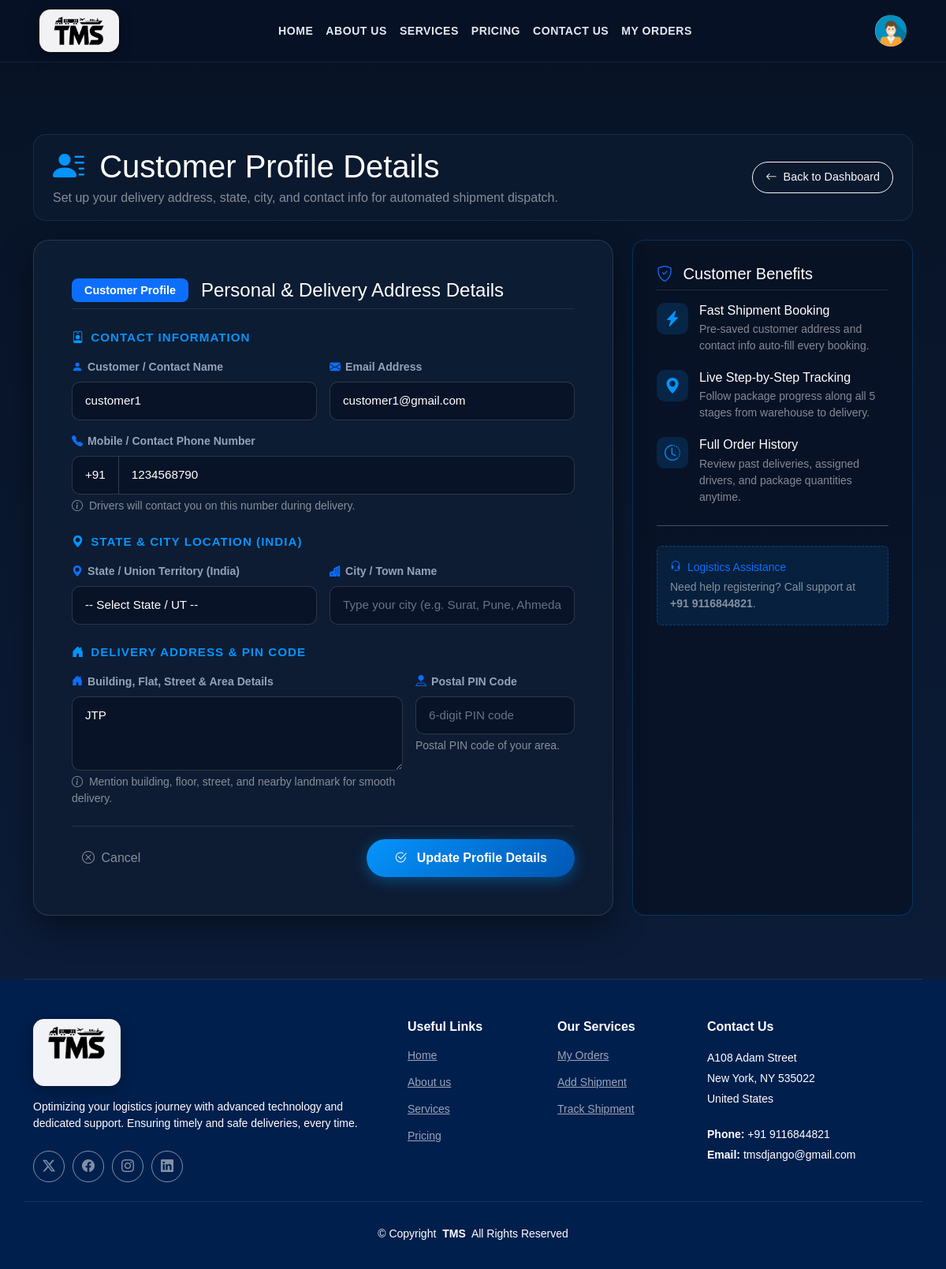
Page /add_customer/ (signed in) on the committed database.
### tms_application/models.py (models this page shows, shortened)
class NewCustomer(models.Model):
    user = models.ForeignKey(User, on_delete=models.CASCADE, null=True, blank=True)
    customer_name = models.CharField(max_length=100)
    address = models.CharField(max_length=255, help_text="Building, flat, street, area, landmark")
    city = models.CharField(max_length=100, blank=True, null=True)
    state = models.CharField(max_length=100, blank=True, null=True)
    pincode = models.CharField(max_length=10, blank=True, null=True)
    phone_number = models.CharField(max_length=15)
    email = models.EmailField()

### tms_application/views.py (the view, shortened to what this page needs)
# urls.py: path('add_customer/', views.add_customer, name='add_customer'),
def add_customer(request):
    if not request.user.is_authenticated:
        messages.info(request, "Please log in to manage your customer profile.")
        return redirect('login')
    existing_customer = NewCustomer.objects.filter(user=request.user).first() or \
                        NewCustomer.objects.filter(customer_name__iexact=request.user.username).first()
    return render(request, 'add_customer.html', {
        'existing_customer': existing_customer,
        'indian_states': INDIAN_STATES,
    })

### tms_application/templates/add_customer.html (shortened to what this page needs)
{% extends 'base.html' %}
{% block content %}
{% load static %}
<main class="main form-page-wrapper">
  <div class="container">
    <div class="mb-4 py-3 px-4" style="background: rgba(14, 29, 52, 0.6); border-radius: 16px; border: 1px solid rgba(255, 255, 255, 0.08);">
      <div class="d-flex flex-column flex-md-row justify-content-between align-items-md-center">
        <div>
          <h1 class="display-6 font-weight-bold mb-1" style="color: #ffffff;">
            <i class="bi bi-person-lines-fill me-2" style="color: #0594fc;"></i> Customer Profile Details
          </h1>
          <p class="text-white-50 mb-0">Set up your delivery address, state, city, and contact info for automated shipment dispatch.</p>
        </div>
        <div class="mt-3 mt-md-0">
          <a href="{% url 'home' %}" class="btn btn-outline-light px-3 py-2" style="border-radius: 20px; font-size: 0.9rem;">
            <i class="bi bi-arrow-left me-1"></i> Back to Dashboard
          </a>
        </div>
      </div>
    </div>
    <div class="row g-4 justify-content-center">
      <div class="col-lg-8">
        <div class="form-glass-card p-4 p-md-5">
          <div class="d-flex align-items-center mb-4 pb-2 border-bottom border-secondary border-opacity-25">
            <span class="badge bg-primary px-3 py-2 me-3" style="border-radius: 8px; font-size: 0.9rem;">Customer Profile</span>
            <h4 class="mb-0 text-white font-weight-bold">Personal & Delivery Address Details</h4>
          </div>
          <form method="POST" novalidate>
            <div class="section-divider-title">
              <i class="bi bi-person-badge"></i> Contact Information
            </div>
            <div class="row g-3">
              <div class="col-md-6">
                <label for="customerName" class="custom-form-label">
                  <i class="bi bi-person-fill text-primary"></i> Customer / Contact Name
                </label>
                <input type="text" class="form-control custom-input" id="customerName" name="customer_name"
                       value="{% if existing_customer %}{{ existing_customer.customer_name }}{% else %}{{ user.username }}{% endif %}"
                       placeholder="e.g. Ramesh Patel" required>
              </div>
              <div class="col-md-6">
                <label for="email" class="custom-form-label">
                  <i class="bi bi-envelope-fill text-primary"></i> Email Address
                </label>
                <input type="email" class="form-control custom-input" id="email" name="email"
                       value="{% if existing_customer %}{{ existing_customer.email }}{% else %}{{ user.email }}{% endif %}"
                       placeholder="name@example.com" required>
              </div>
              <div class="col-md-12">
                <label for="phoneNumber" class="custom-form-label">
                  <i class="bi bi-telephone-fill text-primary"></i> Mobile / Contact Phone Number
                </label>
                <div class="input-group">
                  <span class="input-group-text custom-input text-white-50 border-end-0" style="border-radius: 10px 0 0 10px !important;">+91</span>
                  <input type="tel" class="form-control custom-input" id="phoneNumber" name="phone_number"
                         value="{{ existing_customer.phone_number|default:'' }}"
                         placeholder="10-digit mobile number (e.g. 9876543210)" maxlength="10" required
                         style="border-radius: 0 10px 10px 0 !important;">
                </div>
                <small class="text-white-50 mt-1 d-block"><i class="bi bi-info-circle me-1"></i> Drivers will contact you on this number during delivery.</small>
              </div>
            </div>
            <div class="section-divider-title mt-4">
              <i class="bi bi-geo-alt-fill"></i> State & City Location (India)
            </div>
            <div class="row g-3">
              <div class="col-md-6">
                <label for="state" class="custom-form-label">
                  <i class="bi bi-geo-alt-fill text-primary"></i> State / Union Territory (India)
                </label>
                <select class="form-control custom-input" id="state" name="state" required>
                  <option value="" disabled {% if not existing_customer.state %}selected{% endif %}>-- Select State / UT --</option>
                </select>
              </div>
              <div class="col-md-6">
                <label for="city" class="custom-form-label">
                  <i class="bi bi-buildings-fill text-primary"></i> City / Town Name
                </label>
                <input type="text" class="form-control custom-input" id="city" name="city"
                       value="{{ existing_customer.city|default:'' }}"
                       placeholder="Type your city (e.g. Surat, Pune, Ahmedabad)" required>
              </div>
            </div>
            <div class="section-divider-title mt-4">
              <i class="bi bi-house-door-fill"></i> Delivery Address & PIN Code
            </div>
            <div class="row g-3">
              <div class="col-md-8">
                <label for="address" class="custom-form-label">
                  <i class="bi bi-house-door-fill text-primary"></i> Building, Flat, Street & Area Details
                </label>
                <textarea class="form-control custom-input" id="address" name="address" rows="3"
                          placeholder="Room / Flat / House No., Building Name, Street / Road, Area, Landmark..." required>{{ existing_customer.address|default:'' }}</textarea>
                <small class="text-white-50 mt-1 d-block"><i class="bi bi-info-circle me-1"></i> Mention building, floor, street, and nearby landmark for smooth delivery.</small>
              </div>
              <div class="col-md-4">
                <label for="pincode" class="custom-form-label">
                  <i class="bi bi-pin-map-fill text-primary"></i> Postal PIN Code
                </label>
                <input type="text" class="form-control custom-input" id="pincode" name="pincode"
                       value="{{ existing_customer.pincode|default:'' }}"
                       placeholder="6-digit PIN code" maxlength="6">
                <small class="text-white-50 mt-1 d-block">Postal PIN code of your area.</small>
              </div>
            </div>
            <div class="d-flex flex-column flex-sm-row justify-content-between align-items-center mt-4 pt-3 border-top border-secondary border-opacity-25 gap-3">
              <a href="{% url 'home' %}" class="btn btn-link text-white-50 text-decoration-none order-2 order-sm-1">
                <i class="bi bi-x-circle me-1"></i> Cancel
              </a>
              <button type="submit" class="btn btn-primary-gradient order-1 order-sm-2">
                {% if existing_customer %}
                  <i class="bi bi-check2-circle me-2"></i> Update Profile Details
                {% else %}
                  <i class="bi bi-check2-circle me-2"></i> Save Profile Details
                {% endif %}
              </button>
            </div>
          </form>
        </div>
      </div>
      <div class="col-lg-4">
        <div class="form-sidebar-card">
          <h5 class="text-white font-weight-bold mb-3 pb-2 border-bottom border-secondary border-opacity-25">
            <i class="bi bi-shield-check text-primary me-2"></i> Customer Benefits
          </h5>
          <div class="info-feature-item">
            <div class="info-icon"><i class="bi bi-lightning-charge-fill"></i></div>
            <div>
              <h6 class="text-white mb-1">Fast Shipment Booking</h6>
              <p class="text-white-50 small mb-0">Pre-saved customer address and contact info auto-fill every booking.</p>
            </div>
          </div>
          <div class="info-feature-item">
            <div class="info-icon"><i class="bi bi-geo-alt-fill"></i></div>
            <div>
              <h6 class="text-white mb-1">Live Step-by-Step Tracking</h6>
              <p class="text-white-50 small mb-0">Follow package progress along all 5 stages from warehouse to delivery.</p>
            </div>
          </div>
          <div class="info-feature-item">
            <div class="info-icon"><i class="bi bi-clock-history"></i></div>
            <div>
              <h6 class="text-white mb-1">Full Order History</h6>
              <p class="text-white-50 small mb-0">Review past deliveries, assigned drivers, and package quantities anytime.</p>
            </div>
          </div>
          <hr style="border-color: rgba(255,255,255,0.1); margin: 25px 0;">
          <div class="p-3 rounded" style="background: rgba(5, 148, 252, 0.1); border: 1px dashed rgba(5, 148, 252, 0.3);">
            <div class="d-flex align-items-center mb-1 text-primary small font-weight-bold">
              <i class="bi bi-headset me-2"></i> Logistics Assistance
            </div>
            <p class="text-white-50 small mb-0">Need help registering? Call support at <strong>+91 9116844821</strong>.</p>
          </div>
        </div>
      </div>
    </div>
  </div>
</main>
{% endblock %}

### tms_application/static/css/styles.css (style rules this page uses)
:root { --default-font: "Roboto", system-ui, -apple-system, "Segoe UI", Roboto, "Helvetica Neue", Arial, "Noto Sans", "Liberation Sans", sans-serif, "Apple Color Emoji", "Segoe UI Emoji", "Segoe UI Symbol", "Noto Color Emoji"; --heading-font: "Poppins", sans-serif; --nav-font: "Poppins", sans-serif; }
:root { --background-color: #ffffff; --default-color: #212529; --heading-color: #001973; --accent-color: #0d42ff; --surface-color: #ffffff; --contrast-color: #ffffff; }
:root { --nav-color: rgba(255, 255, 255, 0.6); --nav-hover-color: #ffffff; --nav-mobile-background-color: #ffffff; --nav-dropdown-background-color: #ffffff; --nav-dropdown-color: #212529; --nav-dropdown-hover-color: #0d42ff; }
:root { scroll-behavior: smooth; }
* { margin: 0; padding: 0; font-family: sans-serif; box-sizing: border-box; }

### tms_application/static/css/main.css (style rules this page uses)
:root { --default-font: "Roboto", system-ui, -apple-system, "Segoe UI", Roboto, "Helvetica Neue", Arial, "Noto Sans", "Liberation Sans", sans-serif, "Apple Color Emoji", "Segoe UI Emoji", "Segoe UI Symbol", "Noto Color Emoji"; --heading-font: "Poppins", sans-serif; --nav-font: "Poppins", sans-serif; }
:root { --background-color: #ffffff; --default-color: #212529; --heading-color: #001973; --accent-color: #0d42ff; --surface-color: #ffffff; --contrast-color: #ffffff; }
:root { --nav-color: rgba(255, 255, 255, 0.6); --nav-hover-color: #ffffff; --nav-mobile-background-color: #ffffff; --nav-dropdown-background-color: #ffffff; --nav-dropdown-color: #212529; --nav-dropdown-hover-color: #0d42ff; }
:root { scroll-behavior: smooth; }
body { color: var(--default-color); background-color: var(--background-color); font-family: var(--default-font); }
a { color: var(--accent-color); text-decoration: none; transition: 0.3s; }
h1, h2, h3, h4, h5, h6 { color: var(--heading-color); font-family: var(--heading-font); }

### tms_application/templates/add_customer.html (style rules this page uses)
.form-page-wrapper { background: linear-gradient(180deg, #071224 0%, #0c1c38 100%); min-height: 90vh; padding: 170px 0 80px 0; color: #fff; }
.form-glass-card { background: rgba(14, 29, 52, 0.9); backdrop-filter: blur(14px); -webkit-backdrop-filter: blur(14px); border: 1px solid rgba(255, 255, 255, 0.12); border-radius: 20px; box-shadow: 0 15px 40px rgba(0, 0, 0, 0.45); overflow: hidden; }
.form-sidebar-card { background: rgba(8, 18, 36, 0.75); border: 1px solid rgba(5, 148, 252, 0.25); border-radius: 16px; padding: 30px; height: 100%; }
.custom-form-label { color: #94a3b8; font-size: 0.88rem; font-weight: 600; margin-bottom: 8px; display: flex; align-items: center; gap: 6px; }
.custom-input { background: rgba(8, 18, 36, 0.7) !important; border: 1px solid rgba(255, 255, 255, 0.15) !important; color: #ffffff !important; border-radius: 10px !important; padding: 12px 16px !important; font-size: 0.95rem; transition: all 0.25s ease; }
.custom-input::placeholder { color: #64748b !important; }
.btn-primary-gradient { background: linear-gradient(135deg, #0594fc 0%, #0056b3 100%); border: none; border-radius: 25px; padding: 12px 35px; font-weight: 600; font-size: 1rem; color: #fff; box-shadow: 0 4px 18px rgba(5, 148, 252, 0.4); transition: all 0.3s ease; }
.info-feature-item { display: flex; align-items: flex-start; gap: 14px; margin-bottom: 20px; }
.info-icon { width: 40px; height: 40px; border-radius: 10px; background: rgba(5, 148, 252, 0.15); color: #0594fc; display: flex; align-items: center; justify-content: center; font-size: 1.25rem; flex-shrink: 0; }
.section-divider-title { color: #0594fc; font-size: 0.95rem; font-weight: 700; text-transform: uppercase; letter-spacing: 1px; display: flex; align-items: center; gap: 8px; margin: 25px 0 15px 0; }

### rows in the picture
NewCustomer: customer_name "customer1", email "customer1@gmail.com", phone_number "1234568790", state "-- Select State / UT --", address "JTP"
